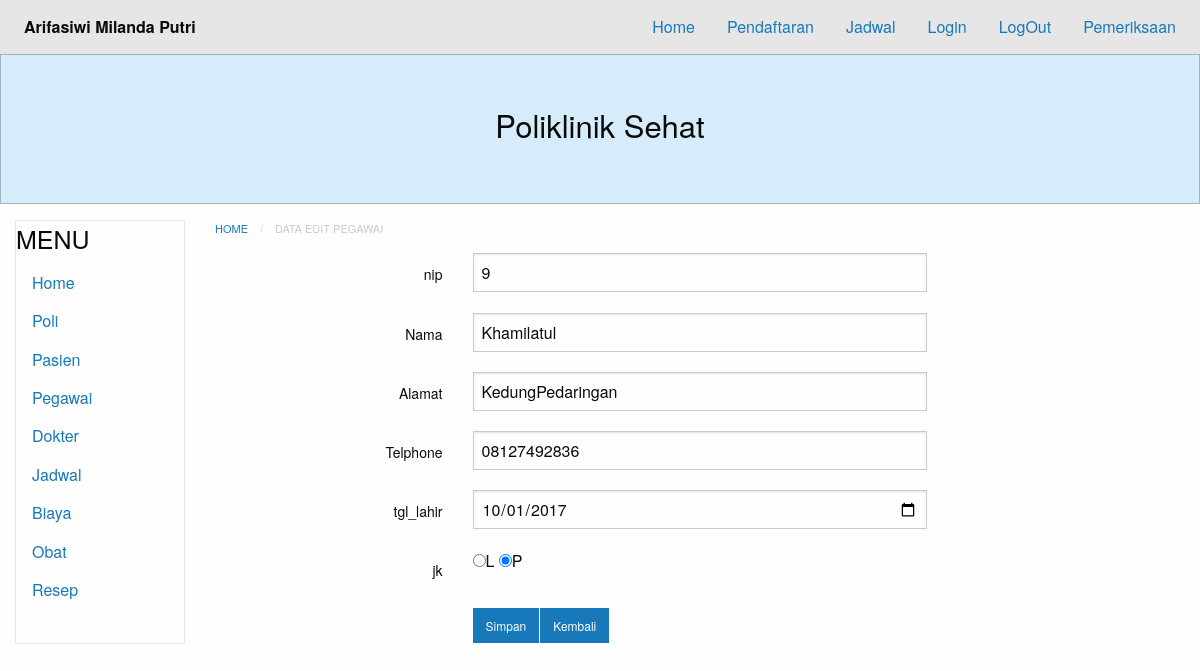
Screenshot of /?module=pegawai-show&id=1 with the database file from the repository.
### tables this page shows
CREATE TABLE `pegawai` (
  `id` int(11) NOT NULL,
  `nip` varchar(255) DEFAULT NULL,
  `nama` varchar(255) NOT NULL,
  `alamat` varchar(255) NOT NULL,
  `telp` varchar(255) NOT NULL,
  `tgl_lahir` date NOT NULL,
  `jk` varchar(255) NOT NULL
);

### database.php (called while the page is built, shortened)
<?php
class Database {
	private $db_host = "localhost";
	private $db_user = "root";
	private $db_pass = "";
	private $db_name = "07_arifasiwimp_poliklinik";
	var $con = false;
    var $myconn = "";
	var $result = array();
    function __construct() {
        if(!$this->con){
            $this->myconn = new mysqli($this->db_host, $this->db_user, $this->db_pass, $this->db_name);
            if($this->myconn->connect_errno > 0){
                array_push($this->result, $this->myconn->connect_error);
                return false;
            }else{
                $this->myconn->set_charset('utf8');
                $this->con = true;
                return true;
            }
        } else {
            return true;
        }
    }
	public function select($table, $rows = '*', $join = null,$join2 = null,$join3 = null,$join4 = null, $join5 = null, $join6 = null, $where = null, $order = null, $limit = null){
		$q = 'SELECT '.$rows.' FROM '.$table;
        if($where != null){
        	$q .= ' WHERE '.$where;
		}
        if($this->tableExists($table)){
        	$query = $this->myconn->query($q);
			if($query){
				$this->numResults = $query->num_rows;
				for($i = 0; $i < $this->numResults; $i++){
					$r = $query->fetch_array();
                	$key = array_keys($r);
                	for($x = 0; $x < count($key); $x++){
                    	if(!is_int($key[$x])){
                    		if($query->num_rows >= 1){
                    			$this->result[$i][$key[$x]] = $r[$key[$x]];
							}else{
								$this->result[$i][$key[$x]] = null;
							}
						}
					}
				}
				return true;
			}else{
				array_push($this->result, $this->myconn->error);
				return false;
			}
      	}else{
      		return false;
    	}
    }
	private function TableExists($table) {
    	$res = $this->myconn->query('SHOW TABLES LIKE "'.$table.'"');
    	if(isset($res->num_rows)) {
        	return $res->num_rows > 0 ? true : false;
    	} else {
    		array_push($this->result, $table." does not exist in this database");
    		return false;
    	}
	}
    public function getOne(){
        $val = $this->result;
        return $val;
    }
}

### content.php (called while the page is built, shortened)
<?php
$module = empty($_GET['module']) ? 'home' : $_GET['module'];
switch($module) {
    case 'pegawai-show':
        include 'modules/pegawai/pegawai-edit.php';
    break;
}
?>

### modules/pegawai/pegawai-edit.php (the view, shortened to what this page needs)
<?php require_once("database.php");
$id=$_GET['id'];
$db = new Database();
$db->select('pegawai','*','','','','','','', "id=$id");
$res= $db->getOne();
if(count($res) == 0){
  echo "<b>Tidak ada data yang tersedia</b>";
}else{
  foreach ($res as &$r){?>
<nav aria-label="You are here:" role="navigation">
<ul class="breadcrumbs">
  <li>
    <a href="?module=pegawai-edit?">Home</a></li>
  <li class="disabled">Data Edit pegawai</li>
</ul>
</nav>
<form action="" method="post">
  <div class="grid-x grid-padding-x">
    <div class="small-3 cell">
      <label for="nip" class="text-right middle">nip</label>
    </div>
    <div class="small-6 cell">
      <input type="text" name="nip" placeholder="nip" value="<?php echo $r['nip']; ?>" required>
    </div>
  </div>
  <div class="grid-x grid-padding-x">
    <div class="small-3 cell">
      <label for="nama" class="text-right middle">Nama</label>
    </div>
    <div class="small-6 cell">
      <input type="text" name="nama" placeholder="Nama" value="<?php echo $r['nama']; ?>" required>
    </div>
  </div>
  <div class="grid-x grid-padding-x">
    <div class="small-3 cell">
      <label for="alamat" class="text-right middle">Alamat</label>
    </div>
    <div class="small-6 cell">
      <input type="text" name="alamat" placeholder="Alamat" value="<?php echo $r['alamat']; ?>" required>
    </div>
  </div>
  <div class="grid-x grid-padding-x">
    <div class="small-3 cell">
      <label for="telp" class="text-right middle">Telphone</label>
    </div>
    <div class="small-6 cell">
      <input type="text" name="telp" placeholder="Telphone" value="<?php echo $r['telp']; ?>" required>
    </div>
  </div>
  <div class="grid-x grid-padding-x">
    <div class="small-3 cell">
      <label for="tgl_lahir" class="text-right middle">tgl_lahir</label>
    </div>
    <div class="small-6 cell">
      <input type="date" name="tgl_lahir" placeholder="tgl_lahir" value="<?php echo $r['tgl_lahir']; ?>" required>
    </div>
  </div>
  <div class="grid-x grid-padding-x">
    <div class="small-3 cell">
      <label for="jk" class="text-right middle">jk</label>
    </div>
    <div class="small-6 cell">
    <input type="radio" name="jk" <?php echo $r['jk'] == "L" ? "checked": "" ;?> value="L" />L
    <input type="radio" name="jk" <?php echo $r['jk'] == "P" ? "checked": "" ;?> value="P"/>P
    </div>
  </div>
  <div class="grid-x grid-padding-x">
    <div class="small-3 cell">
      <label for="nama" class="text-right middle"></label>
    </div>
    <div class="small-6 cell">
		<div class="small button-group">
  <button class="button" type="submit" name="submit">Simpan</button>
  <a class="button" href='javascript:self.history.back();'>Kembali</a>
</div>
    </div>
  </div>
</form>
<?php
              }
          }
          ?>

### rows the page displays
pegawai: nip "9", nama "Khamilatul", alamat "KedungPedaringan", telp "08127492836", tgl_lahir "10/01/2017", jk "☑"
